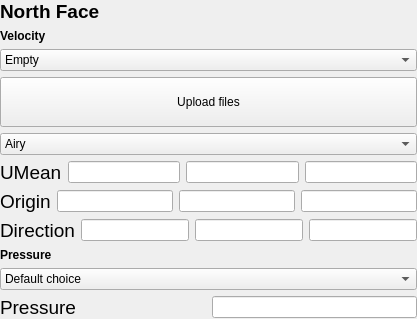
         <widget class="QWidget" name="A_North">
          <layout class="QVBoxLayout" name="verticalLayout_33">
           <property name="leftMargin">
            <number>0</number>
           </property>
           <property name="topMargin">
            <number>0</number>
           </property>
           <property name="rightMargin">
            <number>0</number>
           </property>
           <property name="bottomMargin">
            <number>0</number>
           </property>
           <item>
            <widget class="QLabel" name="GeoA_InterfaceLabel_10">
             <property name="font">
              <font>
               <pointsize>14</pointsize>
               <weight>75</weight>
               <bold>true</bold>
              </font>
             </property>
             <property name="text">
              <string>&lt;html&gt;&lt;head/&gt;&lt;body&gt;&lt;p&gt;North Face&lt;/p&gt;&lt;/body&gt;&lt;/html&gt;</string>
             </property>
            </widget>
           </item>
           <item>
            <widget class="QLabel" name="label_42">
             <property name="font">
              <font>
               <weight>75</weight>
               <bold>true</bold>
              </font>
             </property>
             <property name="text">
              <string>Velocity</string>
             </property>
            </widget>
           </item>
           <item>
            <widget class="QComboBox" name="comboBox_12">
             <item>
              <property name="text">
               <string>Empty</string>
              </property>
             </item>
             <item>
              <property name="text">
               <string>Inlet: Constant velocity</string>
              </property>
             </item>
             <item>
              <property name="text">
               <string>Inlet: Wave input</string>
              </property>
             </item>
             <item>
              <property name="text">
               <string>Inlet: Time-varying uniform velocity</string>
              </property>
             </item>
             <item>
              <property name="text">
               <string>Inlet: Time-varying non-uniform velocity</string>
              </property>
             </item>
             <item>
              <property name="text">
               <string>Outlet: Phase-mean velocity</string>
              </property>
             </item>
             <item>
              <property name="text">
               <string>Outlet: flowRateOutletVelocity</string>
              </property>
             </item>
             <item>
              <property name="text">
               <string>Outlet: inletOutlet</string>
              </property>
             </item>
             <item>
              <property name="text">
               <string>Wall: noSlip</string>
              </property>
             </item>
            </widget>
           </item>
           <item>
            <widget class="QPushButton" name="pushButton_30">
             <property name="text">
              <string>
Upload files
</string>
             </property>
            </widget>
           </item>
           <item>
            <widget class="QComboBox" name="comboBox_11">
             <item>
              <property name="text">
               <string>Airy</string>
              </property>
             </item>
             <item>
              <property name="text">
               <string>Stokes2</string>
              </property>
             </item>
             <item>
              <property name="text">
               <string>Stokes5</string>
              </property>
             </item>
             <item>
              <property name="text">
               <string>Solitary</string>
              </property>
             </item>
             <item>
              <property name="text">
               <string>Custom</string>
              </property>
             </item>
            </widget>
           </item>
           <item>
            <layout class="QHBoxLayout" name="horizontalLayout_58">
             <item>
              <widget class="QLabel" name="label_46">
               <property name="font">
                <font>
                 <pointsize>14</pointsize>
                </font>
               </property>
               <property name="text">
                <string>UMean</string>
               </property>
              </widget>
             </item>
             <item>
              <widget class="QLineEdit" name="lineEdit_83"/>
             </item>
             <item>
              <widget class="QLineEdit" name="lineEdit_84"/>
             </item>
             <item>
              <widget class="QLineEdit" name="lineEdit_85"/>
             </item>
            </layout>
           </item>
           <item>
            <layout class="QHBoxLayout" name="horizontalLayout_68">
             <item>
              <widget class="QLabel" name="label_45">
               <property name="font">
                <font>
                 <pointsize>14</pointsize>
                </font>
               </property>
               <property name="text">
                <string>Origin</string>
               </property>
              </widget>
             </item>
             <item>
              <widget class="QLineEdit" name="lineEdit_80"/>
             </item>
             <item>
              <widget class="QLineEdit" name="lineEdit_81"/>
             </item>
             <item>
              <widget class="QLineEdit" name="lineEdit_82"/>
             </item>
            </layout>
           </item>
           <item>
            <layout class="QHBoxLayout" name="horizontalLayout_69">
             <item>
              <widget class="QLabel" name="label_47">
               <property name="font">
                <font>
                 <pointsize>14</pointsize>
                </font>
               </property>
               <property name="text">
                <string>Direction</string>
               </property>
              </widget>
             </item>
             <item>
              <widget class="QLineEdit" name="lineEdit_86"/>
             </item>
             <item>
              <widget class="QLineEdit" name="lineEdit_87"/>
             </item>
             <item>
              <widget class="QLineEdit" name="lineEdit_88"/>
             </item>
            </layout>
           </item>
           <item>
            <widget class="QLabel" name="label_43">
             <property name="font">
              <font>
               <weight>75</weight>
               <bold>true</bold>
              </font>
             </property>
             <property name="text">
              <string>Pressure</string>
             </property>
            </widget>
           </item>
           <item>
            <widget class="QComboBox" name="comboBox_13">
             <item>
              <property name="text">
               <string>Default choice</string>
              </property>
             </item>
             <item>
              <property name="text">
               <string>Inlet / Outlet / Wall: Zero gradient</string>
              </property>
             </item>
             <item>
              <property name="text">
               <string>Inlet: Calculated pressure</string>
              </property>
             </item>
             <item>
              <property name="text">
               <string>Outlet: Total pressure</string>
              </property>
             </item>
             <item>
              <property name="text">
               <string>Wall: Fixed flux</string>
              </property>
             </item>
            </widget>
           </item>
           <item>
            <layout class="QHBoxLayout" name="horizontalLayout_67" stretch="1,1">
             <item>
              <widget class="QLabel" name="label_44">
               <property name="font">
                <font>
                 <pointsize>14</pointsize>
                </font>
               </property>
               <property name="text">
                <string>Pressure</string>
               </property>
              </widget>
             </item>
             <item>
              <widget class="QLineEdit" name="lineEdit_79"/>
             </item>
            </layout>
           </item>
          </layout>
         </widget>
